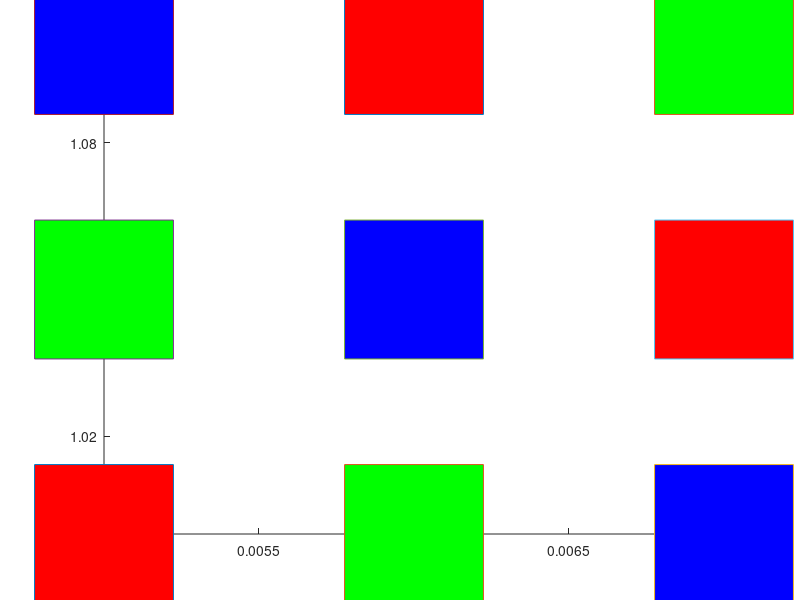
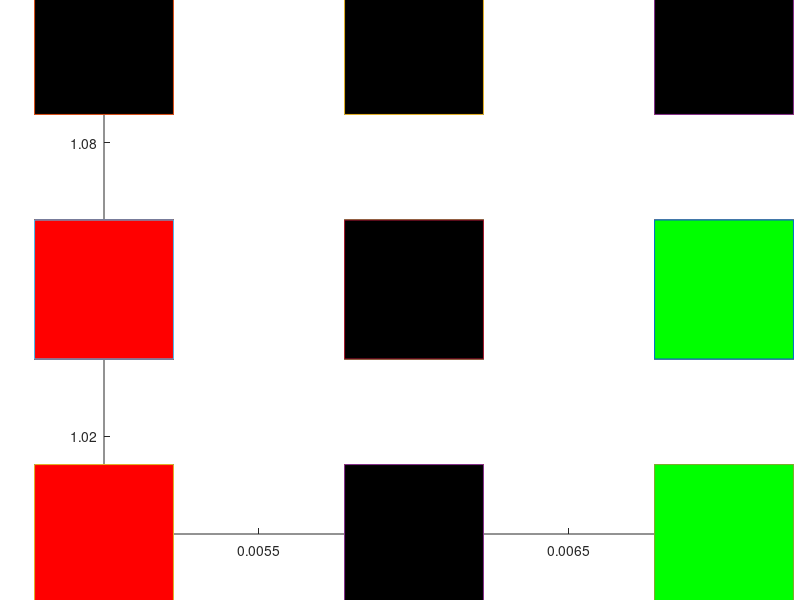

The MATLAB source for these figures, in order:
clc;
clear;
T=100;
rd=2;
sigma_initial=0.05;
alpha_initial=0.9;
number_of_vectors=9;
number_of_neuorn_inputs=27;
neighbour_radius_initial=number_of_vectors/2;

%{
    for v=1:9 %number of input neuorns 
       for x=1:3
       l=input('x ');
        I(x,v)=l;
        
       end
       
end

disp(I)
%}
    

     I=[1 0 0 0 0 1 0 1 0; 0 1 0 1 0 0 0 0 1;0 0 1 0 1 0 1 0 0 ];
figure(1);
title('before clustering');
hold on;

plot(0.005,1,'-s','MarkerSize',100,...
    'MarkerFaceColor',[ I(1,1) I(2,1) I(3,1)]);

plot(0.006,1,'-s','MarkerSize',100,...
    'MarkerFaceColor',[I(1,2) I(2,2) I(3,2)]);

plot(0.007,1,'-s','MarkerSize',100,...
    'MarkerFaceColor',[I(1,3) I(2,3) I(3,3)]);

plot(0.005,1.05,'-s','MarkerSize',100,...
    'MarkerFaceColor',[I(1,4) I(2,4) I(3,4)]);

plot(0.006,1.05,'-s','MarkerSize',100,...
    'MarkerFaceColor',[I(1,5) I(2,5) I(3,5)]);

plot(0.007,1.05,'-s','MarkerSize',100,...
    'MarkerFaceColor',[I(1,6) I(2,6) I(3,6)]);

plot(0.005,1.1,'-s','MarkerSize',100,...
    'MarkerFaceColor',[I(1,7) I(2,7) I(3,7)]);

plot(0.006,1.1,'-s','MarkerSize',100,...
    'MarkerFaceColor',[I(1,8) I(2,8) I(3,8)]);

plot(0.007,1.1,'-s','MarkerSize',100,...
    'MarkerFaceColor',[I(1,9) I(2,9) I(3,9)]);
 
hold off;

    

     sprev=rng(1,'v5uniform')
     R=randi([0 1],3,3)
            G=randi([0 1],3,3)
             B=randi([0 1],3,3)
    
    
    
for t=1:T
    alpha=alpha_initial*exp((1-t)/T);
    sigma=sigma_initial*exp((1-t)/T);
    max_neighbour_radius=round(neighbour_radius_initial*exp((1-t)/T));
    for n=1:9
        for i=1:3
            for j=1:3
                D(i,j)=sqrt((I(1,n)-R(i,j))^2+(I(2,n)-R(i,j))^2+(I(3,n)-R(i,j))^2);
                
            end
        end
        disp('this is differences matrix');
        disp(D);
        min=D(1,1);
        for i=1:3
            for j=1:3
                if(j+1==4)
                      if ((D(i,j)<=D(i,j-1)) && (D(i,j)<=min))
                          min=D(i,j);
                          m=i;
                          c=j;
                          
                      end
                
                elseif ((j-1>=1))
                 if ((D(i,j)<=D(i,j-1)) && (D(i,j)<=min) && (D(i,j)<=D(i,j+1)))
                          min=D(i,j);
                          m=i;
                          c=j;
                          
                 end
                elseif ((i-1>=1))
                     if ((D(i,j)<=D(i,j+1)) && (D(i,j)<=min) && (D(i,j)<=D(i-1,j)))
                          min=D(i,j);
                          m=i;
                          c=j;
                          
                      end
            end 
            end
                  
        end
        
          % update the winning neuron
        e_factor = exp(-((m-m).^2+(c-c).^2)/2*sigma);
       R(m,c)=R(m,c)+alpha*(I(1,n)-R(m,c));
       G(m,c)=G(m,c)+alpha*(I(2,n)-G(m,c));
       B(m,c)=B(m,c)+alpha*(I(3,n)-B(m,c));
       
        % update the neighbour neurons
       for neighbour_radius=1:1:max_neighbour_radius
            jj1=m - neighbour_radius;
            jj2=c;
            if (jj1>=1) % to stay in the matrix
                e_factor = exp(-((m-jj1).^2+(c-jj2).^2)/2*sigma);
                R(jj1,jj2)=R(jj1,jj2) + alpha * e_factor * (I(1,n)-R(jj1,jj2));
                G(jj1,jj2)=G(jj1,jj2) + alpha * e_factor * (I(2,n)-G(jj1,jj2));
                B(jj1,jj2)=B(jj1,jj2) + alpha * e_factor * (I(3,n)-B(jj1,jj2));
            end
            jj1=m + neighbour_radius;
            jj2=c;
            if (jj1<=3) % to stay in the matrix
                e_factor = exp(-((m-jj1).^2+(c-jj2).^2)/2*sigma);
                  R(jj1,jj2)=R(jj1,jj2) + alpha * e_factor * (I(1,n)-R(jj1,jj2));
                G(jj1,jj2)=G(jj1,jj2) + alpha * e_factor * (I(2,n)-G(jj1,jj2));
                B(jj1,jj2)=B(jj1,jj2) + alpha * e_factor * (I(3,n)-B(jj1,jj2));
            end
            jj1=m;
            jj2=c - neighbour_radius;
            if (jj2>=1) % to stay in the matrix
             %   e_factor = exp(-((m-jj1).^2+(c-jj2).^2)/2*sigma);
                 R(jj1,jj2)=R(jj1,jj2) + alpha * e_factor * (I(1,n)-R(jj1,jj2));
                G(jj1,jj2)=G(jj1,jj2) + alpha * e_factor * (I(2,n)-G(jj1,jj2));
                B(jj1,jj2)=B(jj1,jj2) + alpha * e_factor * (I(3,n)-B(jj1,jj2));
            end
            jj1=m;
            jj2=c + neighbour_radius;
            if (jj2<=3) % to stay in the matrix
                e_factor = exp(-((m-jj1).^2+(c-jj2).^2)/2*sigma);
                 R(jj1,jj2)=R(jj1,jj2) + alpha * e_factor * (I(1,n)-R(jj1,jj2));
                G(jj1,jj2)=G(jj1,jj2) + alpha * e_factor * (I(2,n)-G(jj1,jj2));
                B(jj1,jj2)=B(jj1,jj2) + alpha * e_factor * (I(3,n)-B(jj1,jj2));
            end
       end 
        
    end
    RED=round(R);
GREEN=round(G);
BLUE=round(B);
disp(RED);
disp(GREEN);
disp(BLUE);
figure(2);
title('after clusering');
hold on;

plot(0.005,1,'-s','MarkerSize',100,...
    'MarkerFaceColor',[ RED(1,1) GREEN(1,1) BLUE(1,1)]);

plot(0.006,1,'-s','MarkerSize',100,...
    'MarkerFaceColor',[RED(1,2) GREEN(1,2) BLUE(1,2)]);

plot(0.007,1,'-s','MarkerSize',100,...
    'MarkerFaceColor',[RED(1,3) GREEN(1,3) BLUE(1,3)]);

plot(0.005,1.05,'-s','MarkerSize',100,...
    'MarkerFaceColor',[RED(2,1) GREEN(2,1) BLUE(2,1)]);

plot(0.006,1.05,'-s','MarkerSize',100,...
    'MarkerFaceColor',[RED(2,2) GREEN(2,2) BLUE(2,2)]);

plot(0.007,1.05,'-s','MarkerSize',100,...
    'MarkerFaceColor',[RED(2,3) GREEN(2,3) BLUE(2,3)]);

plot(0.005,1.1,'-s','MarkerSize',100,...
    'MarkerFaceColor',[RED(3,1) GREEN(3,1) BLUE(3,1)]);

plot(0.006,1.1,'-s','MarkerSize',100,...
    'MarkerFaceColor',[RED(3,2) GREEN(3,2) BLUE(3,2)]);

plot(0.007,1.1,'-s','MarkerSize',100,...
    'MarkerFaceColor',[RED(3,3) GREEN(3,3) BLUE(3,3)]);
 
hold off;


end
disp(D);
  disp(I);

disp('this is red');
disp(R);
disp('this is G');
disp(G);
disp('this is B');
disp(B);
